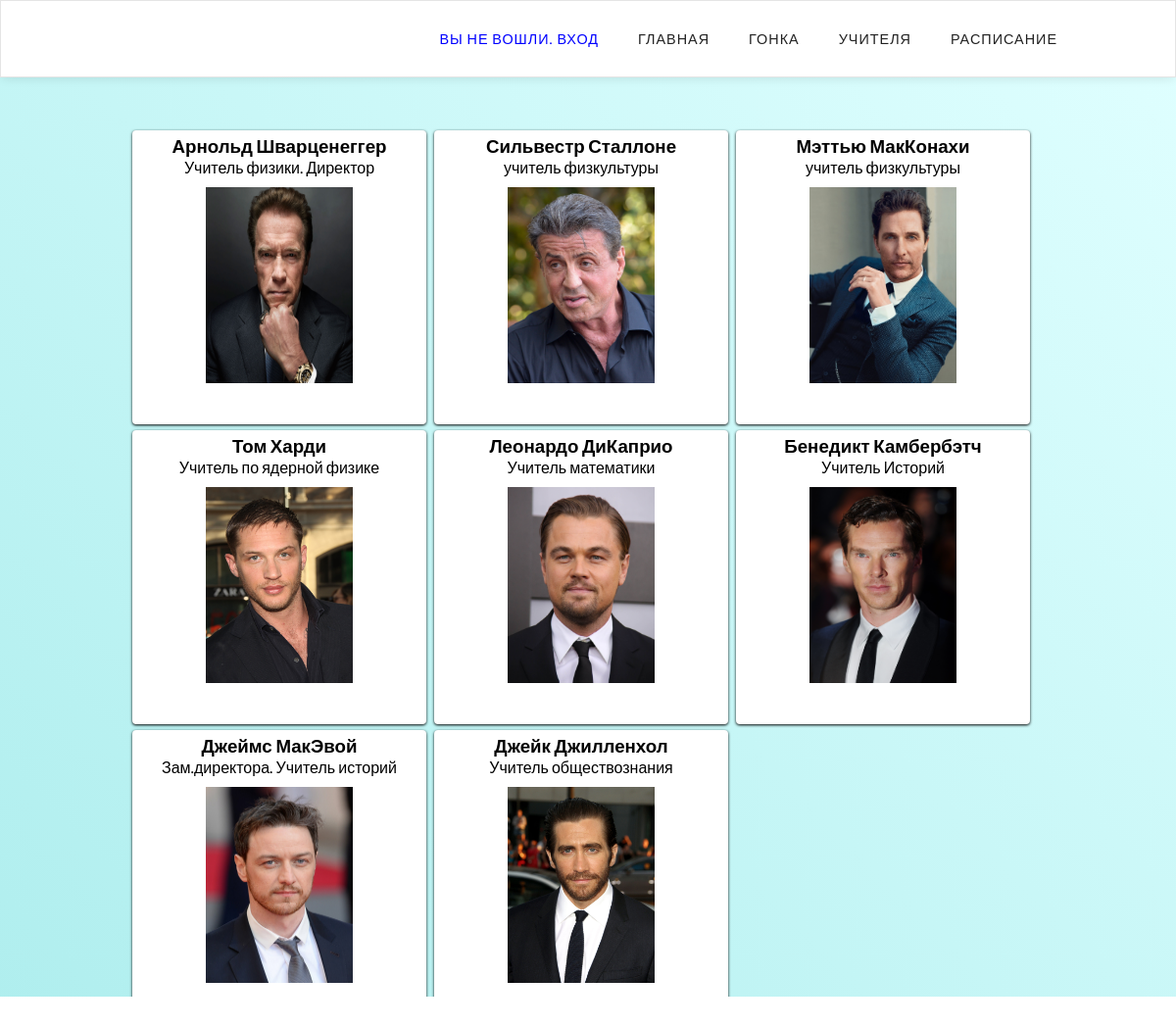
Screenshot of /teachers/ with the database file from the repository.
### Teacher/models.py (models this page shows, shortened)
class Teacher(models.Model):
    name = models.CharField("ФИО", max_length=50)
    rang = models.CharField("Должность", max_length=30)
    photo = models.ImageField("Фотография", upload_to='photoTeacher/')
    class Meta:
        verbose_name = "Учитель"
        verbose_name_plural = "Учителя"

### Teacher/views.py (the view)
# urls.py: path('', views.listTeacher),
def listTeacher(request):
    teacher = Teacher.objects.all()
    return render(request, 'listTeacher.html', {'teacher': teacher})

### templates/listTeacher.html (shortened to what this page needs)
{% extends 'base.html' %}
{% load static %}
{% block content %}
    <head>
    </head>
    <div style=" background:white;">
    <div style=" background:white;">
        <div id="glaw" style="margin-top:200px; margin:130px; background:white;" align="center">
         {% for teacher in teacher%}
            <div class="blok1">
                <h3>{{ teacher.name }}</h3>
                   <p>{{ teacher.rang }}</p>
                    <img class="alignright size-full wp-image-533"
                    src="{{ teacher.photo.url }}"
                    align="center" width="150" height="200"  style="margin-top:10px"/>
            </div>
            {% endfor %}
        </div>
    </div>
{% endblock %}

### templates/base.html (shortened to what this page needs)
<!DOCTYPE html>
{% load static %}
<html lang="ru">
    <head>
            <link rel="stylesheet" href="{% static 'css/cssForHeader.css' %}">
    </head>
    <body>
        <nav role='navigation'>
              <ul>
                    <a href="">
                        {% if user.is_authenticated %}
                            <li><p>Привет <font color="blue">{{ user.username }}</font>!</p></a></li>
                            <li><a href="/admin">Админ.панель</a></li>
                            <li><p><a href="{% url 'logout' %}"><font color="red">Выйти</font></a></p></li>
                        {% else %}
                            <li><a href="/accounts/login/" style="color:blue;">Вы не вошли. Вход</a></li>
                        {% endif %}
                    </a>
                    <li><a href="/">Главная</a></li>
                    <li><a href="/student">Гонка</a></li>
                    <li><a href="/teachers">Учителя</a></li>
                    <li><a href="/schedule">Расписание</a></li>
              </ul>
        </nav>
        {% block content %}{% endblock %}
    </body>
</html>

### static/css/cssForHeader.css (style rules this page uses)
*, *:before, *:after { -webkit-box-sizing: border-box; -moz-box-sizing: border-box; box-sizing: border-box; padding: 0; margin: 0; font-family: 'Lato', sans-serif; }
nav { position: fixed; top: 0; left: 0; width: 100%; background: #fff; box-shadow: 0 3px 10px -2px rgba(0,0,0,.1); border: 1px solid rgba(0,0,0,.1); }
nav ul { list-style: none; position: relative; float: right; margin-right: 100px; display: inline-table; }
nav ul li { float: left; -webkit-transition: all .2s ease-in-out; -moz-transition: all .2s ease-in-out; transition: all .2s ease-in-out; }
nav ul li a { display: block; padding: 30px 20px; color: #222; font-size: .9em; letter-spacing: 1px; text-decoration: none; text-transform: uppercase; }

### templates/listTeacher.html (style rules this page uses)
#glaw { width:1100px; }
.blok1 { background:white; float:left; margin:3px 3px 3px 5px; width:300px; height:300px; padding: 5px; text-align: center; border-radius: 4px; box-shadow: rgba(0,0,0,1.2) 0px 1px 3px; }
body { background: linear-gradient(45deg, PaleTurquoise , LightCyan); }

### rows the page displays
Teacher: name "Арнольд Шварценеггер", rang "Учитель физики. Директор", photo (picture)
Teacher: name "Сильвестр Сталлоне", rang "учитель физкультуры", photo (picture)
Teacher: name "Мэттью МакКонахи", rang "учитель физкультуры", photo (picture)
Teacher: name "Том Харди", rang "Учитель по ядерной физике", photo (picture)
Teacher: name "Леонардо ДиКаприо", rang "Учитель математики", photo (picture)
Teacher: name "Бенедикт Камбербэтч", rang "Учитель Историй", photo (picture)
Teacher: name "Джеймс МакЭвой", rang "Зам.директора. Учитель историй", photo (picture)
Teacher: name "Джейк Джилленхол", rang "Учитель обществознания", photo (picture)
